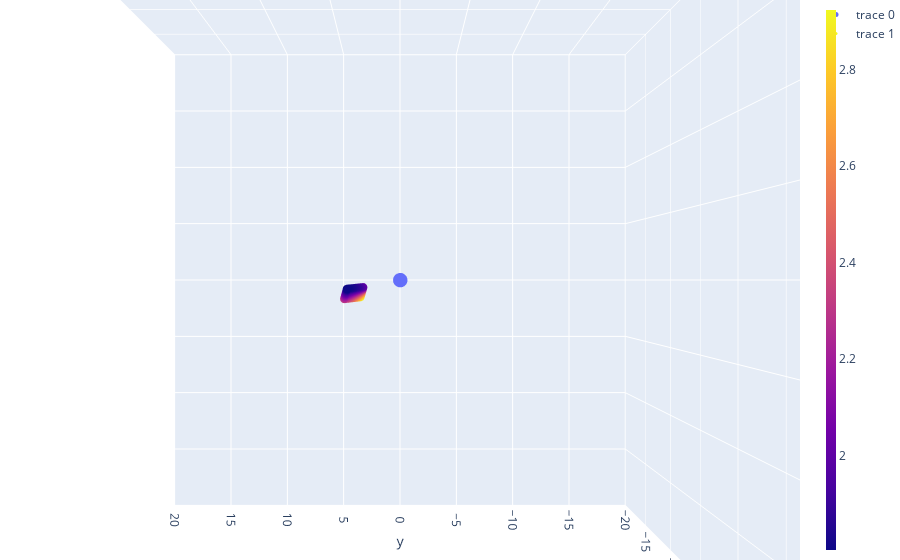

Notebook code cell kept with this figure:
### Code cell
go.Figure(data=[
    go.Scatter3d(
        x=[0.0],
        y=[0.0],
        z=[0.0],
        mode='markers',
        marker={
            'size': 5,
            'opacity': 1.0,
        }
    ),
    go.Scatter3d(
        x=st_i[:, 0],
        y=st_i[:, 1],
        z=st_i[:, 2],
        mode='markers',
        marker={
            'size': 3,
            'opacity': 1.0,
            "color": v[:, 1],
            "colorbar": {
                "thickness": 10,
            }
        }
    ),
    # go.Scatter3d(
    #     x=sto_0_norm[:, 0],
    #     y=sto_0_norm[:, 1],
    #     z=sto_0_norm[:, 2],
    #     mode='markers',
    #     marker={
    #         'size': 3,
    #         'opacity': 1.0,
    #         "color": phi,
    #         "colorbar": {
    #             "thickness": 10,
    #         }
    #     }
    # ),
], layout=go.Layout(
    margin={'l': 0, 'r': 0, 'b': 0, 't': 0},
    scene=dict(
        aspectmode="cube",
        xaxis=dict(range=[-20, 20]),  # Set x-axis range
        yaxis=dict(range=[-20, 20]),  # Set y-axis range
        zaxis=dict(range=[-20, 20]),  # Set z-axis range
    ),
    scene_camera= dict(
        eye=dict(x=0.0, y=0.0, z=1.0)
    )
))

### Figure 1 — Plotly figure (JSON) as saved in the notebook; plotly's stock layout.template omitted (floating-point values rounded to 4 significant figures; data arrays with more than 128 entries replaced by an {"elided": "..."} marker saying what was removed)
{"data": [{"marker": {"opacity": 1, "size": 5}, "mode": "markers", "type": "scatter3d", "x": [0], "y": [0], "z": [0]}, {"marker": {"color": {"elided": "858 float values"}, "colorbar": {"thickness": 10}, "opacity": 1, "size": 3}, "mode": "markers", "type": "scatter3d", "x": {"elided": "858 float values"}, "y": {"elided": "858 float values"}, "z": {"elided": "858 float values"}}], "layout": {"margin": {"b": 0, "l": 0, "r": 0, "t": 0}, "scene": {"aspectmode": "cube", "camera": {"eye": {"x": 0, "y": 0, "z": 1}}, "xaxis": {"range": [-20, 20]}, "yaxis": {"range": [-20, 20]}, "zaxis": {"range": [-20, 20]}}}}
